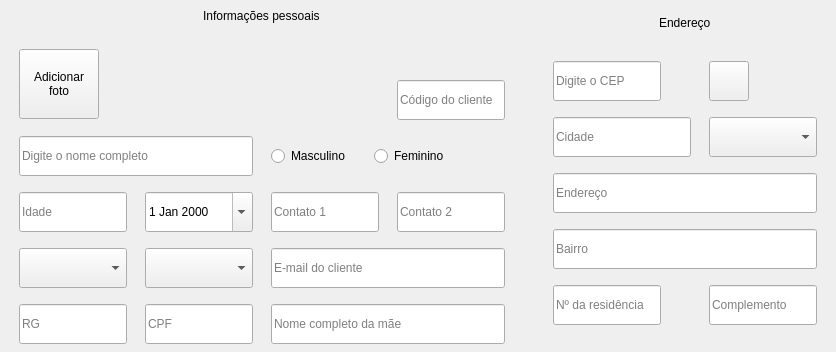
           <widget class="QWidget" name="pgPessoais">
            <property name="sizePolicy">
             <sizepolicy hsizetype="Preferred" vsizetype="Minimum">
              <horstretch>0</horstretch>
              <verstretch>0</verstretch>
             </sizepolicy>
            </property>
            <layout class="QGridLayout" name="gridLayout_3">
             <property name="topMargin">
              <number>0</number>
             </property>
             <property name="bottomMargin">
              <number>0</number>
             </property>
             <property name="horizontalSpacing">
              <number>32</number>
             </property>
             <property name="verticalSpacing">
              <number>16</number>
             </property>
             <item row="0" column="2" alignment="Qt::AlignTop">
              <widget class="QFrame" name="frEnderecoDireita">
               <property name="minimumSize">
                <size>
                 <width>0</width>
                 <height>0</height>
                </size>
               </property>
               <property name="frameShape">
                <enum>QFrame::NoFrame</enum>
               </property>
               <property name="frameShadow">
                <enum>QFrame::Raised</enum>
               </property>
               <layout class="QGridLayout" name="gridLayout_5">
                <property name="leftMargin">
                 <number>8</number>
                </property>
                <property name="topMargin">
                 <number>0</number>
                </property>
                <property name="rightMargin">
                 <number>8</number>
                </property>
                <property name="bottomMargin">
                 <number>8</number>
                </property>
                <property name="horizontalSpacing">
                 <number>18</number>
                </property>
                <property name="verticalSpacing">
                 <number>16</number>
                </property>
                <item row="2" column="1">
                 <widget class="QComboBox" name="cbxEstado">
                  <property name="minimumSize">
                   <size>
                    <width>0</width>
                    <height>40</height>
                   </size>
                  </property>
                 </widget>
                </item>
                <item row="0" column="0" colspan="2">
                 <widget class="QFrame" name="frInfoCamposEndereco">
                  <property name="minimumSize">
                   <size>
                    <width>0</width>
                    <height>45</height>
                   </size>
                  </property>
                  <property name="maximumSize">
                   <size>
                    <width>16777215</width>
                    <height>45</height>
                   </size>
                  </property>
                  <property name="frameShape">
                   <enum>QFrame::NoFrame</enum>
                  </property>
                  <property name="frameShadow">
                   <enum>QFrame::Raised</enum>
                  </property>
                  <layout class="QHBoxLayout" name="horizontalLayout_6">
                   <item alignment="Qt::AlignHCenter">
                    <widget class="QLabel" name="lbInfoCamposEndereco">
                     <property name="text">
                      <string>Endereço</string>
                     </property>
                    </widget>
                   </item>
                  </layout>
                 </widget>
                </item>
                <item row="4" column="0" colspan="2">
                 <widget class="QLineEdit" name="leEndereco">
                  <property name="minimumSize">
                   <size>
                    <width>0</width>
                    <height>40</height>
                   </size>
                  </property>
                  <property name="placeholderText">
                   <string>Endereço</string>
                  </property>
                 </widget>
                </item>
                <item row="1" column="0">
                 <widget class="QFrame" name="frBuscaCep">
                  <property name="frameShape">
                   <enum>QFrame::NoFrame</enum>
                  </property>
                  <property name="frameShadow">
                   <enum>QFrame::Raised</enum>
                  </property>
                  <layout class="QHBoxLayout" name="horizontalLayout_7">
                   <property name="spacing">
                    <number>0</number>
                   </property>
                   <property name="leftMargin">
                    <number>0</number>
                   </property>
                   <property name="topMargin">
                    <number>0</number>
                   </property>
                   <property name="rightMargin">
                    <number>0</number>
                   </property>
                   <property name="bottomMargin">
                    <number>0</number>
                   </property>
                   <item>
                    <widget class="QLineEdit" name="leCep">
                     <property name="minimumSize">
                      <size>
                       <width>0</width>
                       <height>40</height>
                      </size>
                     </property>
                     <property name="placeholderText">
                      <string>Digite o CEP</string>
                     </property>
                    </widget>
                   </item>
                   <item>
                    <widget class="QFrame" name="frBusca">
                     <property name="minimumSize">
                      <size>
                       <width>30</width>
                       <height>0</height>
                      </size>
                     </property>
                     <property name="frameShape">
                      <enum>QFrame::NoFrame</enum>
                     </property>
                     <property name="frameShadow">
                      <enum>QFrame::Raised</enum>
                     </property>
                    </widget>
                   </item>
                  </layout>
                 </widget>
                </item>
                <item row="2" column="0">
                 <widget class="QLineEdit" name="leCidade">
                  <property name="minimumSize">
                   <size>
                    <width>0</width>
                    <height>40</height>
                   </size>
                  </property>
                  <property name="placeholderText">
                   <string>Cidade</string>
                  </property>
                 </widget>
                </item>
                <item row="5" column="0" colspan="2">
                 <widget class="QLineEdit" name="leBairro">
                  <property name="minimumSize">
                   <size>
                    <width>0</width>
                    <height>40</height>
                   </size>
                  </property>
                  <property name="placeholderText">
                   <string>Bairro</string>
                  </property>
                 </widget>
                </item>
                <item row="1" column="1">
                 <widget class="QPushButton" name="pbBuscaCep">
                  <property name="minimumSize">
                   <size>
                    <width>40</width>
                    <height>40</height>
                   </size>
                  </property>
                  <property name="maximumSize">
                   <size>
                    <width>40</width>
                    <height>40</height>
                   </size>
                  </property>
                  <property name="text">
                   <string/>
                  </property>
                 </widget>
                </item>
                <item row="7" column="0">
                 <widget class="QLineEdit" name="leNumero">
                  <property name="sizePolicy">
                   <sizepolicy hsizetype="Maximum" vsizetype="Fixed">
                    <horstretch>0</horstretch>
                    <verstretch>0</verstretch>
                   </sizepolicy>
                  </property>
                  <property name="minimumSize">
                   <size>
                    <width>0</width>
                    <height>40</height>
                   </size>
                  </property>
                  <property name="maxLength">
                   <number>5</number>
                  </property>
                  <property name="placeholderText">
                   <string>Nº da residência</string>
                  </property>
                 </widget>
                </item>
                <item row="7" column="1">
                 <widget class="QLineEdit" name="leComplemento">
                  <property name="minimumSize">
                   <size>
                    <width>0</width>
                    <height>40</height>
                   </size>
                  </property>
                  <property name="placeholderText">
                   <string>Complemento</string>
                  </property>
                 </widget>
                </item>
               </layout>
              </widget>
             </item>
             <item row="0" column="0" alignment="Qt::AlignTop">
              <widget class="QFrame" name="frPessoaisEsquerda">
               <property name="frameShape">
                <enum>QFrame::NoFrame</enum>
               </property>
               <property name="frameShadow">
                <enum>QFrame::Raised</enum>
               </property>
               <layout class="QGridLayout" name="gridLayout_4">
                <property name="leftMargin">
                 <number>8</number>
                </property>
                <property name="topMargin">
                 <number>0</number>
                </property>
                <property name="rightMargin">
                 <number>8</number>
                </property>
                <property name="bottomMargin">
                 <number>8</number>
                </property>
                <property name="horizontalSpacing">
                 <number>18</number>
                </property>
                <property name="verticalSpacing">
                 <number>16</number>
                </property>
                <item row="3" column="3">
                 <widget class="QLineEdit" name="leCdCliente">
                  <property name="minimumSize">
                   <size>
                    <width>0</width>
                    <height>40</height>
                   </size>
                  </property>
                  <property name="maximumSize">
                   <size>
                    <width>16777215</width>
                    <height>16777215</height>
                   </size>
                  </property>
                  <property name="placeholderText">
                   <string>Código do cliente</string>
                  </property>
                 </widget>
                </item>
                <item row="5" column="2">
                 <widget class="QLineEdit" name="leTelefone1">
                  <property name="minimumSize">
                   <size>
                    <width>0</width>
                    <height>40</height>
                   </size>
                  </property>
                  <property name="placeholderText">
                   <string>Contato 1</string>
                  </property>
                 </widget>
                </item>
                <item row="5" column="0">
                 <widget class="QLineEdit" name="leIdade">
                  <property name="minimumSize">
                   <size>
                    <width>0</width>
                    <height>40</height>
                   </size>
                  </property>
                  <property name="text">
                   <string/>
                  </property>
                  <property name="placeholderText">
                   <string>Idade</string>
                  </property>
                 </widget>
                </item>
                <item row="0" column="0" colspan="4">
                 <widget class="QFrame" name="frInfoCamposPessoais">
                  <property name="sizePolicy">
                   <sizepolicy hsizetype="Preferred" vsizetype="Preferred">
                    <horstretch>0</horstretch>
                    <verstretch>0</verstretch>
                   </sizepolicy>
                  </property>
                  <property name="maximumSize">
                   <size>
                    <width>16777215</width>
                    <height>45</height>
                   </size>
                  </property>
                  <property name="frameShape">
                   <enum>QFrame::NoFrame</enum>
                  </property>
                  <property name="frameShadow">
                   <enum>QFrame::Raised</enum>
                  </property>
                  <layout class="QHBoxLayout" name="horizontalLayout_4">
                   <item alignment="Qt::AlignHCenter">
                    <widget class="QLabel" name="lbInfoCamposPessoais">
                     <property name="text">
                      <string>Informações pessoais</string>
                     </property>
                    </widget>
                   </item>
                  </layout>
                 </widget>
                </item>
                <item row="8" column="0">
                 <widget class="QLineEdit" name="leRg">
                  <property name="minimumSize">
                   <size>
                    <width>0</width>
                    <height>40</height>
                   </size>
                  </property>
                  <property name="placeholderText">
                   <string>RG</string>
                  </property>
                 </widget>
                </item>
                <item row="8" column="1">
                 <widget class="QLineEdit" name="leCpf">
                  <property name="minimumSize">
                   <size>
                    <width>0</width>
                    <height>40</height>
                   </size>
                  </property>
                  <property name="placeholderText">
                   <string>CPF</string>
                  </property>
                 </widget>
                </item>
                <item row="4" column="2" colspan="2">
                 <widget class="QFrame" name="frame_12">
                  <property name="frameShape">
                   <enum>QFrame::NoFrame</enum>
                  </property>
                  <property name="frameShadow">
                   <enum>QFrame::Raised</enum>
                  </property>
                  <layout class="QHBoxLayout" name="horizontalLayout_3">
                   <property name="spacing">
                    <number>24</number>
                   </property>
                   <property name="leftMargin">
                    <number>0</number>
                   </property>
                   <property name="topMargin">
                    <number>0</number>
                   </property>
                   <property name="rightMargin">
                    <number>0</number>
                   </property>
                   <property name="bottomMargin">
                    <number>0</number>
                   </property>
                   <item>
                    <widget class="QRadioButton" name="rbMasculino">
                     <property name="text">
                      <string>Masculino</string>
                     </property>
                    </widget>
                   </item>
                   <item>
                    <widget class="QRadioButton" name="rbFeminino">
                     <property name="text">
                      <string>Feminino</string>
                     </property>
                    </widget>
                   </item>
                   <item>
                    <spacer name="horizontalSpacer_4">
                     <property name="orientation">
                      <enum>Qt::Horizontal</enum>
                     </property>
                     <property name="sizeHint" stdset="0">
                      <size>
                       <width>40</width>
                       <height>20</height>
                      </size>
                     </property>
                    </spacer>
                   </item>
                  </layout>
                 </widget>
                </item>
                <item row="1" column="0" rowspan="3">
                 <widget class="QStackedWidget" name="stkFotoUsuario">
                  <property name="frameShape">
                   <enum>QFrame::NoFrame</enum>
                  </property>
                  <property name="currentIndex">
                   <number>0</number>
                  </property>
                  <widget class="QWidget" name="wdgSemFoto">
                   <layout class="QGridLayout" name="gridLayout_10">
                    <property name="leftMargin">
                     <number>0</number>
                    </property>
                    <property name="topMargin">
                     <number>0</number>
                    </property>
                    <property name="rightMargin">
                     <number>0</number>
                    </property>
                    <property name="bottomMargin">
                     <number>0</number>
                    </property>
                    <property name="spacing">
                     <number>0</number>
                    </property>
                    <item row="0" column="1" alignment="Qt::AlignLeft">
                     <widget class="QToolButton" name="pbFotoUsuario">
                      <property name="minimumSize">
                       <size>
                        <width>80</width>
                        <height>70</height>
                       </size>
                      </property>
                      <property name="text">
                       <string>Adicionar
foto</string>
                      </property>
                      <property name="icon">
                       <iconset resource="../../Resources/wdgCadastroCliente.qrc">
                        <normaloff>:/usuario/fotoCliente.png</normaloff>:/usuario/fotoCliente.png</iconset>
                      </property>
                      <property name="iconSize">
                       <size>
                        <width>40</width>
                        <height>40</height>
                       </size>
                      </property>
                      <property name="toolButtonStyle">
                       <enum>Qt::ToolButtonTextUnderIcon</enum>
                      </property>
                      <property name="autoRaise">
                       <bool>false</bool>
                      </property>
                      <property name="arrowType">
                       <enum>Qt::NoArrow</enum>
                      </property>
                     </widget>
                    </item>
                   </layout>
                  </widget>
                  <widget class="QWidget" name="wdgFotoUsuario">
                   <layout class="QGridLayout" name="gridLayout_11">
                    <property name="leftMargin">
                     <number>0</number>
                    </property>
                    <property name="topMargin">
                     <number>0</number>
                    </property>
                    <property name="rightMargin">
                     <number>0</number>
                    </property>
                    <property name="bottomMargin">
                     <number>0</number>
                    </property>
                    <property name="spacing">
                     <number>0</number>
                    </property>
                    <item row="0" column="0">
                     <widget class="QLabel" name="lbFotoCliente">
                      <property name="text">
                       <string>FotoCliente</string>
                      </property>
                     </widget>
                    </item>
                   </layout>
                  </widget>
                 </widget>
                </item>
                <item row="4" column="0" colspan="2">
                 <widget class="QLineEdit" name="leNomeCliente">
                  <property name="minimumSize">
                   <size>
                    <width>0</width>
                    <height>40</height>
                   </size>
                  </property>
                  <property name="placeholderText">
                   <string>Digite o nome completo</string>
                  </property>
                 </widget>
                </item>
                <item row="6" column="2" colspan="2">
                 <widget class="QLineEdit" name="leEmail">
                  <property name="minimumSize">
                   <size>
                    <width>0</width>
                    <height>40</height>
                   </size>
                  </property>
                  <property name="placeholderText">
                   <string>E-mail do cliente</string>
                  </property>
                 </widget>
                </item>
                <item row="5" column="1">
                 <widget class="QDateEdit" name="dtNascimento">
                  <property name="minimumSize">
                   <size>
                    <width>0</width>
                    <height>40</height>
                   </size>
                  </property>
                  <property name="calendarPopup">
                   <bool>true</bool>
                  </property>
                 </widget>
                </item>
                <item row="5" column="3">
                 <widget class="QLineEdit" name="leTelefone2">
                  <property name="minimumSize">
                   <size>
                    <width>0</width>
                    <height>40</height>
                   </size>
                  </property>
                  <property name="placeholderText">
                   <string>Contato 2</string>
                  </property>
                 </widget>
                </item>
                <item row="8" column="2" colspan="2">
                 <widget class="QLineEdit" name="leNomeDaMae">
                  <property name="minimumSize">
                   <size>
                    <width>0</width>
                    <height>40</height>
                   </size>
                  </property>
                  <property name="placeholderText">
                   <string>Nome completo da mãe</string>
                  </property>
                 </widget>
                </item>
                <item row="6" column="1">
                 <widget class="QComboBox" name="cbxEscolaridade">
                  <property name="minimumSize">
                   <size>
                    <width>0</width>
                    <height>40</height>
                   </size>
                  </property>
                 </widget>
                </item>
                <item row="6" column="0">
                 <widget class="QComboBox" name="cbxEstadoCivil">
                  <property name="minimumSize">
                   <size>
                    <width>0</width>
                    <height>40</height>
                   </size>
                  </property>
                 </widget>
                </item>
               </layout>
              </widget>
             </item>
            </layout>
           </widget>
